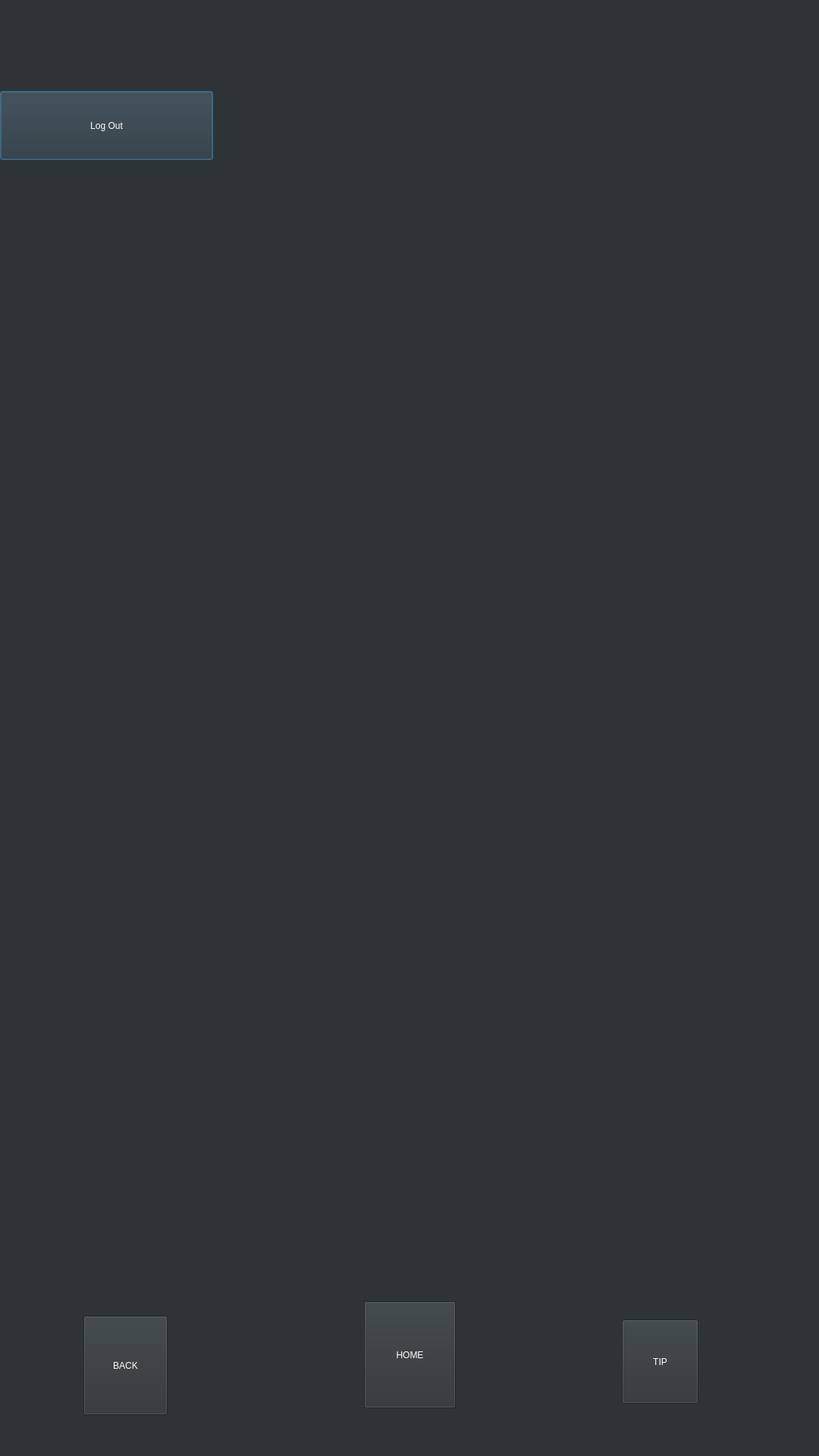
<?xml version="1.0" encoding="UTF-8"?>
<ui version="4.0">
 <class>Dialog</class>
 <widget class="QDialog" name="Dialog">
  <property name="geometry">
   <rect>
    <x>0</x>
    <y>0</y>
    <width>1080</width>
    <height>1920</height>
   </rect>
  </property>
  <property name="sizePolicy">
   <sizepolicy hsizetype="Maximum" vsizetype="Maximum">
    <horstretch>0</horstretch>
    <verstretch>0</verstretch>
   </sizepolicy>
  </property>
  <property name="maximumSize">
   <size>
    <width>6820</width>
    <height>12120</height>
   </size>
  </property>
  <property name="windowTitle">
   <string>Dialog</string>
  </property>
  <property name="styleSheet">
   <string notr="true">color: rgb(255, 255, 255);
background-color: rgb(46, 52, 54);</string>
  </property>
  <widget class="QPushButton" name="logout_btn">
   <property name="geometry">
    <rect>
     <x>0</x>
     <y>120</y>
     <width>281</width>
     <height>91</height>
    </rect>
   </property>
   <property name="styleSheet">
    <string notr="true">border-image: url(:/button/로그아웃 버튼.png);</string>
   </property>
   <property name="text">
    <string>Log Out</string>
   </property>
  </widget>
  <widget class="QPushButton" name="back_btn">
   <property name="geometry">
    <rect>
     <x>110</x>
     <y>1735</y>
     <width>111</width>
     <height>131</height>
    </rect>
   </property>
   <property name="styleSheet">
    <string notr="true">border-image: url(:/button/뒤로가기 그룹.png);</string>
   </property>
   <property name="text">
    <string>BACK</string>
   </property>
  </widget>
  <widget class="QPushButton" name="home_btn">
   <property name="geometry">
    <rect>
     <x>480</x>
     <y>1716</y>
     <width>121</width>
     <height>141</height>
    </rect>
   </property>
   <property name="styleSheet">
    <string notr="true">border-image: url(:/button/홈버튼 그룹.png);</string>
   </property>
   <property name="text">
    <string>HOME</string>
   </property>
  </widget>
  <widget class="QPushButton" name="tip_btn">
   <property name="geometry">
    <rect>
     <x>820</x>
     <y>1740</y>
     <width>101</width>
     <height>111</height>
    </rect>
   </property>
   <property name="styleSheet">
    <string notr="true">border-image: url(:/button/팁버튼.png);</string>
   </property>
   <property name="text">
    <string>TIP</string>
   </property>
  </widget>
 </widget>
 <resources/>
 <connections/>
</ui>
